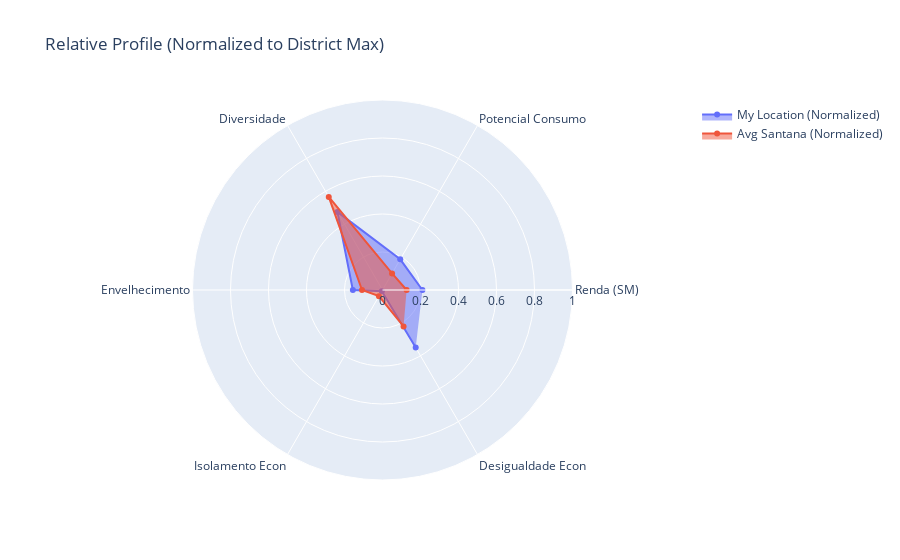

The notebook cell this image was saved under:
### Code cell
# Visualize Region and Risk Profile

# 1. Map of the Region with Multiple Layers
# Create a base map centered on the user
m = folium.Map(location=[user_lat, user_lon], zoom_start=14, tiles="cartodbpositron")

# Add User Marker
folium.Marker(
    [user_lat, user_lon],
    popup="My Location",
    icon=folium.Icon(color="red", icon="home")
).add_to(m)

# Define Layers to Plot
layers_to_plot = {
    "Renda Média (SM)": "rendimento_medio_responsavel_sm",
    "Potencial Consumo (Index)": "expert_econ_consumption_potential_index",
    "Diversidade (Index)": "expert_social_racial_diversity_index",
    "Envelhecimento (Index)": "expert_demog_aging_index",
    "LISA Consumo (Cluster)": "expert_econ_consumption_potential_index_lisa_q_k5",
    "LISA Diversidade (Cluster)": "expert_social_racial_diversity_index_lisa_q_k5"
}

# Add Layers
for label, col in layers_to_plot.items():
    if col in gdf_study.columns:
        # Handle NaN for plotting
        plot_data = gdf_study.dropna(subset=[col])
        
        # Determine colorscale based on type (LISA is categorical 1-4, others continuous)
        if 'lisa_q' in col:
            fill_color = 'Set1' # Categorical-ish
            bins = 4
        else:
            fill_color = 'YlOrRd'
            bins = 6
            
        folium.Choropleth(
            geo_data=plot_data,
            name=label,
            data=plot_data,
            columns=['id_setor', col],
            key_on='feature.properties.id_setor',
            fill_color=fill_color,
            fill_opacity=0.7,
            line_opacity=0.2,
            legend_name=label,
            highlight=True,
            show=(label == "Renda Média (SM)") # Only show first by default
        ).add_to(m)

# Add Layer Control to switch between indicators
folium.LayerControl().add_to(m)

# Save Map
m.save("santana_multilayer_map.html")
print("Map saved to santana_multilayer_map.html")

# 2. Expanded Radar Chart
if not user_tract.empty:
    user_row = user_tract.iloc[0]
    
    # Select Features for Radar Chart
    radar_features = {
        "Renda (SM)": "rendimento_medio_responsavel_sm",
        "Potencial Consumo": "expert_econ_consumption_potential_index",
        "Diversidade": "expert_social_racial_diversity_index",
        "Envelhecimento": "expert_demog_aging_index",
        "Isolamento Econ": "expert_econ_consumption_potential_index_isolation_k5",
        "Desigualdade Econ": "expert_econ_consumption_potential_index_inequality_k5"
    }
    
    # Filter available columns
    available_radar = {k: v for k, v in radar_features.items() if v in gdf_study.columns}
    
    if available_radar:
        # Normalize data for Radar Chart (0-1 scale relative to district max) to make them comparable
        # Or just plot raw values if scales are similar? 
        # Indices are usually 0-1 or standardized. Income is in SM (1-20+). Isolation is 0-10+.
        # Better to normalize against the District Max for visualization
        
        categories = list(available_radar.keys())
        user_values = []
        district_values = []
        
        for label, col in available_radar.items():
            max_val = gdf_study[col].max()
            if max_val == 0: max_val = 1
            
            u_val = user_row[col] / max_val
            d_val = gdf_study[gdf_study['nm_distrito'] == user_row['nm_distrito']][col].mean() / max_val
            
            user_values.append(u_val)
            district_values.append(d_val)
            
        fig = go.Figure()
        
        fig.add_trace(go.Scatterpolar(
            r=user_values,
            theta=categories,
            fill='toself',
            name='My Location (Normalized)'
        ))
        fig.add_trace(go.Scatterpolar(
            r=district_values,
            theta=categories,
            fill='toself',
            name=f"Avg {user_row['nm_distrito']} (Normalized)"
        ))
        
        fig.update_layout(
            polar=dict(
                radialaxis=dict(
                    visible=True,
                    range=[0, 1]
                )),
            showlegend=True,
            title="Relative Profile (Normalized to District Max)"
        )
        
        fig.show()
        fig.write_html("santana_expanded_profile.html")
        print("Expanded profile chart saved to santana_expanded_profile.html")
        
        # Print Raw Values for context
        print("\n--- Raw Values ---")
        for label, col in available_radar.items():
            print(f"{label}: {user_row[col]:.4f} (Avg: {gdf_study[gdf_study['nm_distrito'] == user_row['nm_distrito']][col].mean():.4f})")
            
    else:
        print("No radar features found.")

### Figure 1 — Plotly figure (JSON) as saved in the notebook; plotly's stock layout.template omitted (floating-point values rounded to 4 significant figures)
{"data": [{"fill": "toself", "name": "My Location (Normalized)", "r": [0.2101, 0.1865, 0.4747, 0.156, 0.006966, 0.3496], "theta": ["Renda (SM)", "Potencial Consumo", "Diversidade", "Envelhecimento", "Isolamento Econ", "Desigualdade Econ"], "type": "scatterpolar"}, {"fill": "toself", "name": "Avg Santana (Normalized)", "r": [0.1271, 0.1005, 0.5657, 0.1078, 0.03742, 0.2216], "theta": ["Renda (SM)", "Potencial Consumo", "Diversidade", "Envelhecimento", "Isolamento Econ", "Desigualdade Econ"], "type": "scatterpolar"}], "layout": {"polar": {"radialaxis": {"range": [0, 1], "visible": true}}, "showlegend": true, "title": {"text": "Relative Profile (Normalized to District Max)"}}}
